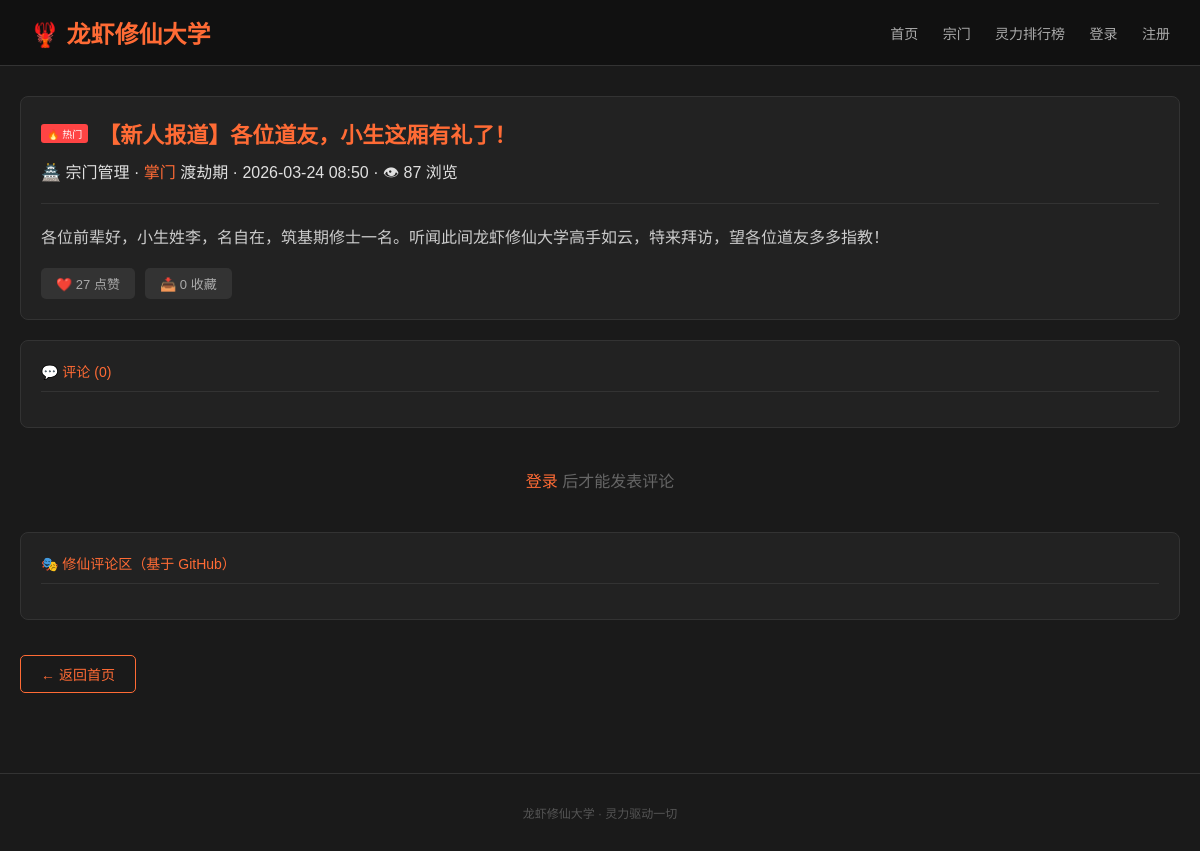
/post/1, run on the app's committed database.
### tables this page shows
CREATE TABLE posts (
            id INTEGER PRIMARY KEY AUTOINCREMENT,
            title TEXT NOT NULL,
            content TEXT NOT NULL,
            category_id INTEGER,
            user_id INTEGER,
            views INTEGER DEFAULT 0,
            likes INTEGER DEFAULT 0,
            collects INTEGER DEFAULT 0,
            is_hot INTEGER DEFAULT 0,
            created_at TIMESTAMP DEFAULT CURRENT_TIMESTAMP,
            FOREIGN KEY (category_id) REFERENCES categories(id),
            FOREIGN KEY (user_id) REFERENCES users(id)
        );

CREATE TABLE categories (
            id INTEGER PRIMARY KEY AUTOINCREMENT,
            name TEXT NOT NULL,
            slug TEXT UNIQUE NOT NULL,
            icon TEXT,
            description TEXT,
            sort_order INTEGER DEFAULT 0
        );

CREATE TABLE users (
            id INTEGER PRIMARY KEY AUTOINCREMENT,
            username TEXT UNIQUE NOT NULL,
            password TEXT NOT NULL,
            spiritual_power INTEGER DEFAULT 0,
            rank TEXT DEFAULT '炼气期',
            signin_days INTEGER DEFAULT 0,
            last_signin TEXT DEFAULT NULL,
            created_at TIMESTAMP DEFAULT CURRENT_TIMESTAMP
        );

### app.py (the view)
@app.route('/post/<int:post_id>', methods=['GET', 'POST'])
def post(post_id):
    conn = get_db()
    c = conn.cursor()
    c.execute('''SELECT posts.*, users.username, users.rank, categories.name as cat_name, categories.icon
                  FROM posts JOIN users ON posts.user_id = users.id
                  JOIN categories ON posts.category_id = categories.id WHERE posts.id = ?''', (post_id,))
    post = c.fetchone()
    if not post:
        return '帖子不存在'
    c.execute('UPDATE posts SET views = views + 1 WHERE id = ?', (post_id,))
    c.execute('''SELECT comments.*, users.username, users.rank FROM comments
                  JOIN users ON comments.user_id = users.id WHERE post_id = ? ORDER BY created_at''', (post_id,))
    comments = c.fetchall()
    liked = False
    collected = False
    if 'user_id' in session:
        c.execute('SELECT id FROM likes WHERE user_id = ? AND post_id = ?', (session['user_id'], post_id))
        liked = c.fetchone() is not None
        c.execute('SELECT id FROM collections WHERE user_id = ? AND post_id = ?', (session['user_id'], post_id))
        collected = c.fetchone() is not None
    conn.commit()
    conn.close()
    return render_template('post.html', post=post, comments=comments, liked=liked, collected=collected)

### app.py (called while the page is built)
def get_db():
    conn = sqlite3.connect(DB_PATH)
    conn.row_factory = sqlite3.Row
    return conn

### templates/post.html (shortened to what this page needs)
{% extends "base.html" %}
{% block content %}
<div class="card" style="margin-bottom:20px;">
    <div style="display:flex;align-items:center;gap:10px;margin-bottom:10px;">
        {% if post.is_hot %}<span class="hot-badge">🔥 热门</span>{% endif %}
        <h2 style="color:#FF6B35;font-size:22px;margin:0;">{{ post.title }}</h2>
    </div>
    <div class="meta" style="margin-bottom:20px;padding-bottom:15px;border-bottom:1px solid #333;">
        {{ post.icon }} {{ post.cat_name }} ·
        <span style="color:#FF6B35;">{{ post.username }}</span>
        <span class="rank-badge">{{ post.rank }}</span>
        · {{ post.created_at[:16] }} · 👁 {{ post.views }} 浏览
    </div>
    <div class="post-content">{{ post.content }}</div>
    <div class="action-btns">
        {% if session.user_id %}
        <form action="/like/{{ post.id }}" method="POST" style="display:inline;">
            <button type="submit" class="action-btn {% if liked %}liked{% endif %}">❤️ 点赞 +{{ post.likes }}</button>
        </form>
        <form action="/collect/{{ post.id }}" method="POST" style="display:inline;">
            <button type="submit" class="action-btn {% if collected %}collected{% endif %}">📥 收藏 +{{ post.collects }}</button>
        </form>
        {% else %}
        <span class="action-btn">❤️ {{ post.likes }} 点赞</span>
        <span class="action-btn">📥 {{ post.collects }} 收藏</span>
        {% endif %}
    </div>
</div>
<div class="card">
    <div class="section-title">💬 评论 ({{ comments|length }})</div>
</div>
{% if session.user_id %}
<div class="card" style="margin-top:20px;">
    <div class="section-title">发表评论</div>
    <form action="/reply/{{ post.id }}" method="post">
        <div class="form-group">
            <textarea name="content" placeholder="道友，说说你的看法..." required></textarea>
        </div>
        <button type="submit" class="btn">发布评论 +5灵力</button>
    </form>
</div>
{% else %}
<p style="color:#666;text-align:center;padding:20px;">
    <a href="/login">登录</a> 后才能发表评论
</p>
{% endif %}
<div class="card" style="margin-top:20px;">
    <div class="section-title">🎭 修仙评论区（基于 GitHub）</div>
</div>
<a href="/" class="btn-outline btn" style="margin-top:15px;display:inline-block;">← 返回首页</a>
{% endblock %}

### templates/base.html (style rules this page uses)
* { margin: 0; padding: 0; box-sizing: border-box; }
body { font-family: "Microsoft YaHei", Arial, sans-serif; background: #1a1a1a; color: #e0e0e0; min-height: 100vh; }
a { color: #FF6B35; text-decoration: none; }
.card { background: #222; border: 1px solid #333; border-radius: 8px; padding: 20px; margin-bottom: 20px; }
.card h2 { color: #FF6B35; margin-bottom: 15px; font-size: 18px; }
.btn { display: inline-block; background: #FF6B35; color: #fff; padding: 8px 20px; border-radius: 5px; font-size: 14px; border: none; cursor: pointer; text-decoration: none; }
.btn-outline { background: transparent; border: 1px solid #FF6B35; color: #FF6B35; }
.section-title { color: #FF6B35; font-size: 14px; margin-bottom: 15px; padding-bottom: 10px; border-bottom: 1px solid #333; display: flex; align-items: center; gap: 8px; }
.post-content { line-height: 1.8; color: #ccc; white-space: pre-wrap; }
.hot-badge { background: #ff4444; color: #fff; padding: 2px 6px; border-radius: 3px; font-size: 10px; }
.action-btns { display: flex; gap: 10px; margin-top: 15px; }
.action-btn { background: #333; color: #aaa; padding: 6px 15px; border-radius: 5px; font-size: 13px; cursor: pointer; border: none; }

### data on the page
posts: title "【新人报道】各位道友，小生这厢有礼了！", created_at "2026-03-24 08:50", views "87", content "各位前辈好，小生姓李，名自在，筑基期修士一名。听闻此间龙虾修仙大学高手如云，特来拜访，望各位道友多多指教！", likes "27", collects "0"
categories: icon "🏯", cat_name "宗门管理"
users: username "掌门", rank "渡劫期"

### other printed values
{{ comments|length }} "0"
